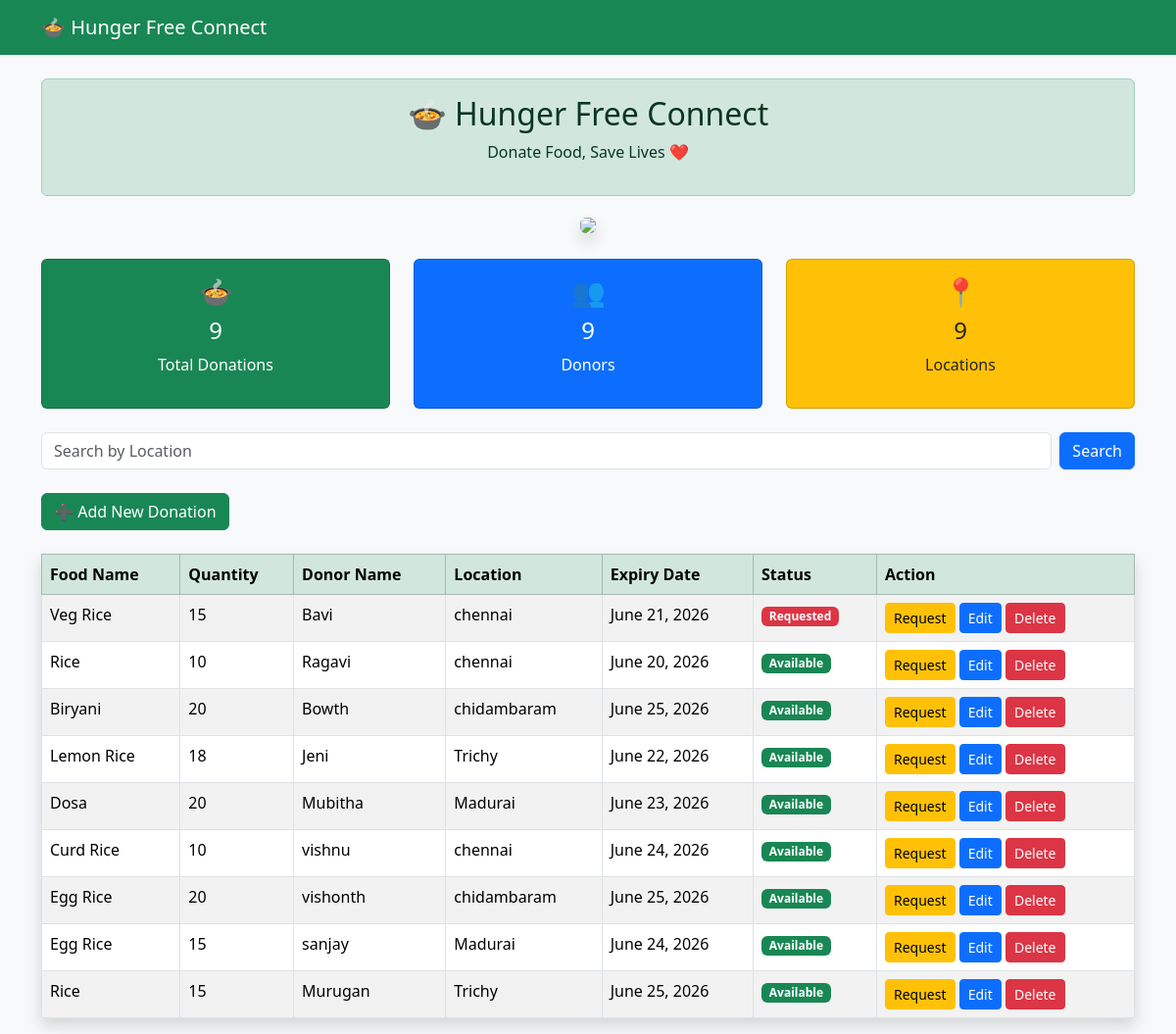
Before: / with the older database file.
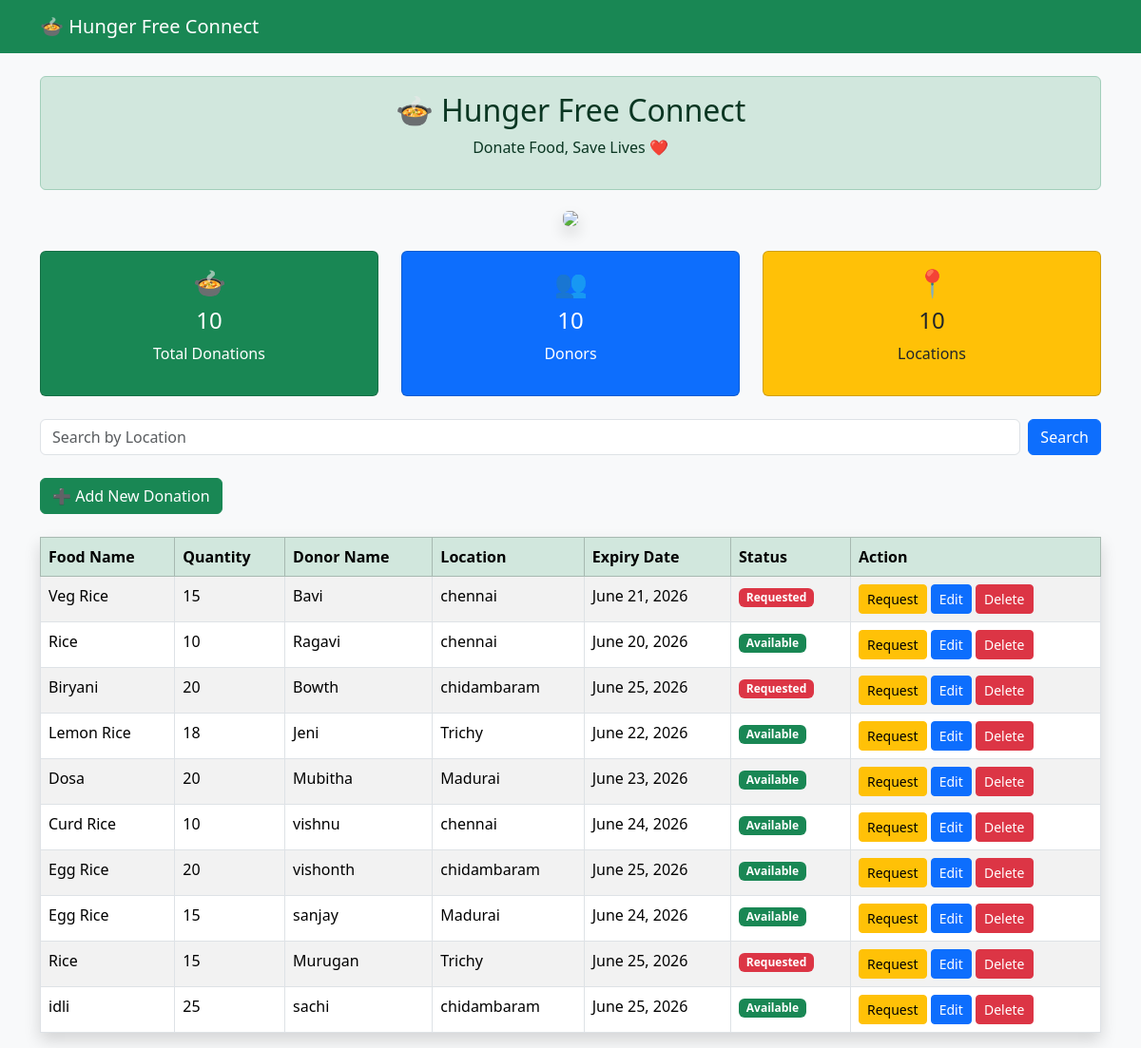
After: the same page with the newer database file.
### donations/models.py (models this page shows, shortened)
class FoodDonation(models.Model):
    food_name = models.CharField(max_length=100)
    quantity = models.IntegerField()
    donor_name = models.CharField(max_length=100)
    phone = models.CharField(max_length=15)
    location = models.CharField(max_length=100)
    expiry_date = models.DateField()
    STATUS_CHOICES = [
        ("Available", "Available"),
        ("Requested", "Requested"),
        ("Collected", "Collected"),
    ]
    status = models.CharField(
        max_length=20,
        choices=STATUS_CHOICES,
        default="Available"
    )

### donations/views.py (the view)
# urls.py: path('', views.donation_list, name='donation_list'),
def donation_list(request):
    search = request.GET.get('search')
    if search:
        donations = FoodDonation.objects.filter(location__icontains=search)
    else:
        donations = FoodDonation.objects.all()
    return render(request, 'donations/list.html', {
        'donations': donations
    })

### donations/templates/donations/list.html
<!DOCTYPE html><html>
<head>
    <title>Hunger Free Connect</title><link href="https://cdn.jsdelivr.net/npm/bootstrap@5.3.3/dist/css/bootstrap.min.css" rel="stylesheet">
</head><body class="bg-light"><nav class="navbar navbar-dark bg-success">
    <div class="container">
        <a class="navbar-brand" href="/">
            🍲 Hunger Free Connect
        </a>
    </div>
</nav><div class="container mt-4"><div class="alert alert-success text-center">
    <h2>🍲 Hunger Free Connect</h2>
    <p>Donate Food, Save Lives ❤️</p>
</div>
<div class="text-center">
    <img src="https://images.unsplash.com/photo-1488521787991-ed7bbaae773c?w=800"
         class="img-fluid rounded shadow"
         width="500">
</div>
<div class="row text-center mt-4">
    <div class="col-md-4">
        <div class="card bg-success text-white">
            <div class="card-body">
                <h3>🍲</h3>
                <h4>{{ donations|length }}</h4>
                <p>Total Donations</p>
            </div>
        </div>
    </div>
    <div class="col-md-4">
        <div class="card bg-primary text-white">
            <div class="card-body">
                <h3>👥</h3>
                <h4>{{ donations|length }}</h4>
                <p>Donors</p>
            </div>
        </div>
    </div>
    <div class="col-md-4">
        <div class="card bg-warning text-dark">
            <div class="card-body">
                <h3>📍</h3>
                <h4>{{ donations|length }}</h4>
                <p>Locations</p>
            </div>
        </div>
    </div>
</div>
<form method="GET" class="d-flex mt-4">
    <input type="text"
           name="search"
           class="form-control me-2"
           placeholder="Search by Location">
    <button type="submit" class="btn btn-primary">
        Search
    </button>
</form>
<br>
<a href="/add/" class="btn btn-success">
    ➕ Add New Donation
</a>
<br><br>
<table class="table table-bordered table-striped table-hover shadow">
    <thead class="table-success">
        <tr>
            <th>Food Name</th>
            <th>Quantity</th>
            <th>Donor Name</th>
            <th>Location</th>
            <th>Expiry Date</th>
            <th>Status</th>
            <th>Action</th>
        </tr>
    </thead>
    <tbody>
        {% for donation in donations %}
        <tr>
            <td>{{ donation.food_name }}</td>
            <td>{{ donation.quantity }}</td>
            <td>{{ donation.donor_name }}</td>
            <td>{{ donation.location }}</td>
            <td>{{ donation.expiry_date }}</td>
            <td>
                {% if donation.status == "Available" %}
                    <span class="badge bg-success">Available</span>
                {% else %}
                    <span class="badge bg-danger">Requested</span>
                {% endif %}
            </td>
            <td>
                <a href="/request/{{ donation.id }}" class="btn btn-warning btn-sm">
                    Request
                </a>
                <a href="/edit/{{ donation.id }}/" class="btn btn-primary btn-sm">
                    Edit
                </a>
                <a href="/delete/{{ donation.id }}/"
                   class="btn btn-danger btn-sm"
                   onclick="return confirm('Are you sure?')">
                    Delete
                </a>
            </td>
        </tr>
        {% empty %}
        <tr>
            <td colspan="7" class="text-center text-danger">
                No donations found
            </td>
        </tr>
        {% endfor %}
    </tbody>
</table>
</div></body>
</html>

Changed rows visible on the page:
changed FoodDonation "Biryani": status "Available" → "Requested"
changed FoodDonation "Murugan": status "Available" → "Requested"
added FoodDonation: food_name "idli", quantity "25", donor_name "sachi", location "chidambaram", expiry_date "June 25, 2026", status "Available"
Other visible differences:
{{ donations|length }}: "9" → "10"
